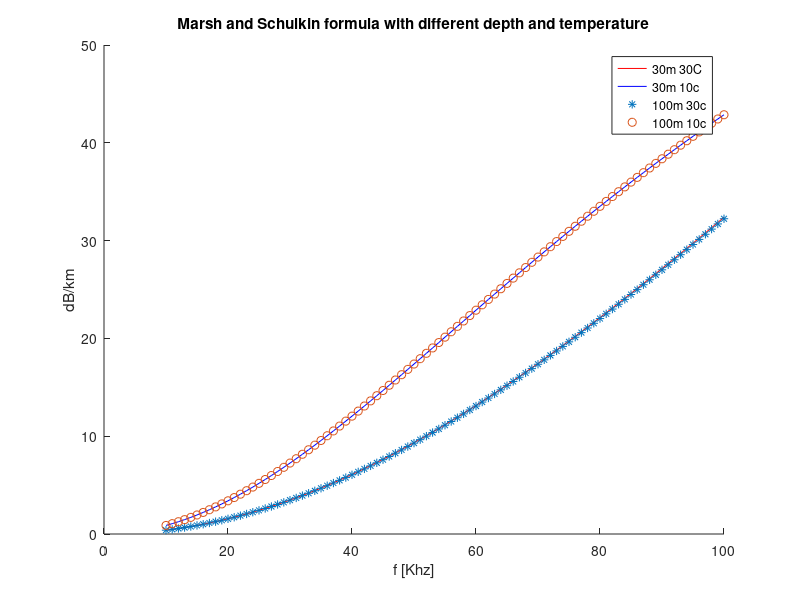
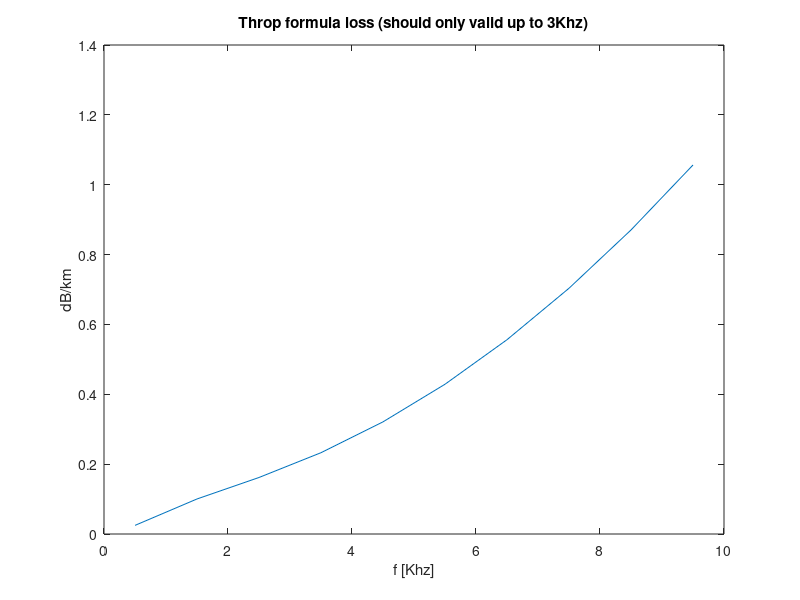
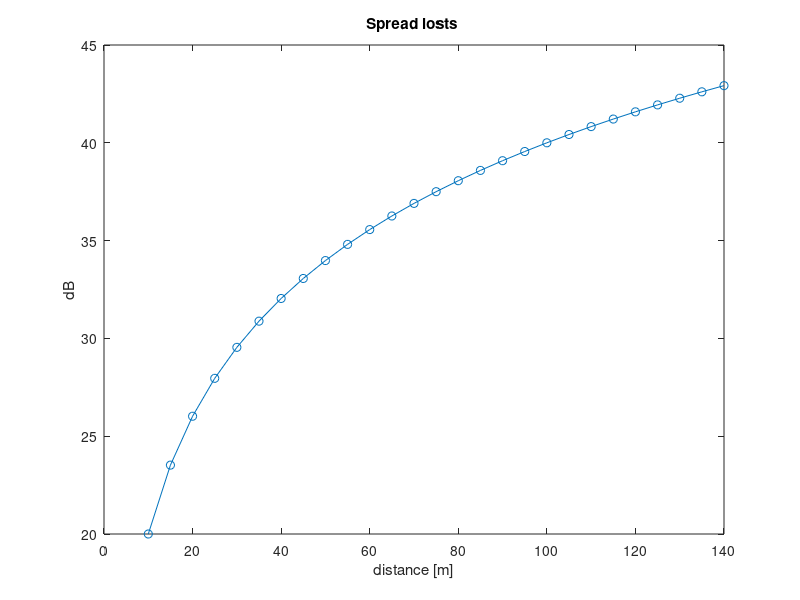

These charts were generated, in order, by the following MATLAB code:
%%% Transmission lost
%   Absorbation lost
%   Spreading lost
%% Absorbation Lost
% Marsh and Schulkin formula
clear

S = 35; % 1/1000 from google
A = 2.64*10^(-6);
B = 3.38*10^(-6) ;
P30 = 3.00211 ; % kg/cm2  at 30M
P100 = 9.98359 ;% kg/cm2  at 100M
% ft = 21.9*10^(6 - (1520/ (T + 273) ) ) ;  T in C 
ft10c = 21.9*10^(6 - (1520/ (10 + 273) ) ) ; %khz at 0C
ft30c = 21.9*10^(6 - (1520/ (30 + 273) ) ) ; %khz at 30C

finsP30ft30c =[];
MSlossP30ft30clist = [];
for fin = 10:100
    finsP30ft30c =[finsP30ft30c fin]; %Khz 
    ft = ft30c; P = P30;
    MSlossP30ft30c = 8.68*10^3*( ( S*A*ft*fin^2 )/(ft^2+fin^2) + (B*fin^2)/ft ) * (1- 6.54*10^(-4) * P);
    MSlossP30ft30clist = [MSlossP30ft30clist MSlossP30ft30c ] ;
end 

finsP30ft10c =[];
MSlossP30ft10clist = [];
for fin = 10:100
    finsP30ft10c =[finsP30ft10c fin]; %Khz 
    ft = ft10c; P = P100;
    MSlossP30ft10c = 8.68*10^3*( ( S*A*ft*fin^2 )/(ft^2+fin^2) + (B*fin^2)/ft ) * (1- 6.54*10^(-4) * P);
    MSlossP30ft10clist = [MSlossP30ft10clist MSlossP30ft10c ] ;
end 

finsP100ft10c =[];
MSlossP100ft10clist = [];
for fin = 10:100
    finsP100ft10c =[finsP100ft10c fin]; %Khz 
    ft = ft10c; P = P100;
    MSlossP100ft10c = 8.68*10^3*( ( S*A*ft*fin^2 )/(ft^2+fin^2) + (B*fin^2)/ft ) * (1- 6.54*10^(-4) * P);
    MSlossP100ft10clist = [MSlossP100ft10clist MSlossP100ft10c ] ;
end 

finsP100ft30c =[];
MSlossP100ft30clist = [];
for fin = 10:100
    finsP100ft30c =[finsP100ft30c fin]; %Khz 
    ft = ft30c; P = P100;
    MSlossP100ft30c = 8.68*10^3*( ( S*A*ft*fin^2 )/(ft^2+fin^2) + (B*fin^2)/ft ) * (1- 6.54*10^(-4) * P);
    MSlossP100ft30clist = [MSlossP100ft30clist MSlossP100ft30c ] ;
end 
figure(1)
hold on 
p3030 = plot(finsP30ft30c , MSlossP30ft30clist , 'r');
p3010 = plot(finsP30ft10c , MSlossP30ft10clist , 'b' );
p10030 = plot(finsP100ft30c , MSlossP100ft30clist , '*' );
p10010 = plot(finsP100ft10c , MSlossP100ft10clist , 'o' );
title("Marsh and Schulkin formula with different depth and temperature")
legend([p3030 p3010 p10030 p10010 ],'30m 30C','30m 10c','100m 30c','100m 10c')
xlabel("f [Khz]")
ylabel("dB/km")
hold off 



%Thorp formula
fins =[];
thropLosses = [];
for fin = 0.5:10
    fins =[fins fin]; %Khz 
    thropLoss = (0.11 * fin^2) / (1+ fin^2) + (44 * fin^2) / (4100 + fin^2);
    thropLosses  = [ thropLosses thropLoss ];
end 
figure(2)
plot(fins,thropLosses);
title("Throp formula loss (should only valid up to 3Khz)")
xlabel("f [Khz]")
ylabel("dB/km")

%% Spreading Lost 

MaxDistance = 141; % max line of sight
beta = 2; % chossing spherical 
distances=[];
SpreadLosts=[];
for distance = 10:5:MaxDistance
    distances =[ distances distance];
    SpreadLosts =[SpreadLosts 10 * beta * log10(distance)];
end
figure(3)
plot(distances,SpreadLosts ,'-o');
title ("Spread losts ")
xlabel("distance [m]")
ylabel("dB")





